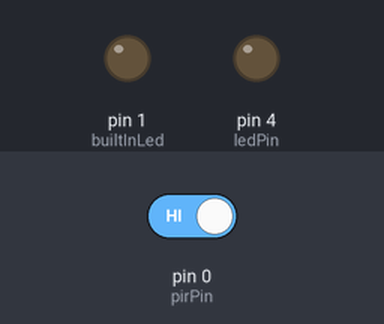
The sketch below on a simulated Arduino Uno, built with avr-gcc and run on an emulated ATmega328P. Parts: output pins drawn as LEDs (lit = HIGH). Inputs (shaded band) come from the test bench; at power-on: pin 0 (pirPin) HIGH.

Above: at 1.5 s.
1.6 s: pin 0 (pirPin) driven LOW
At 2.0 s:
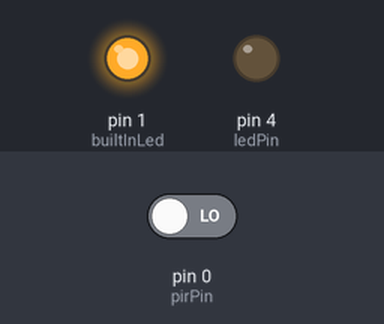
At 3.2 s:
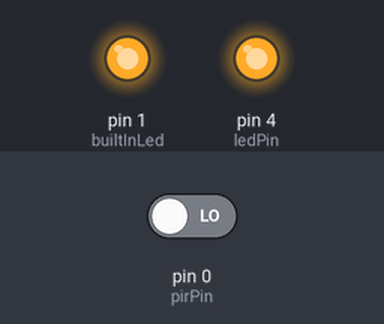
3.6 s: pin 0 (pirPin) driven HIGH
At 6.0 s:
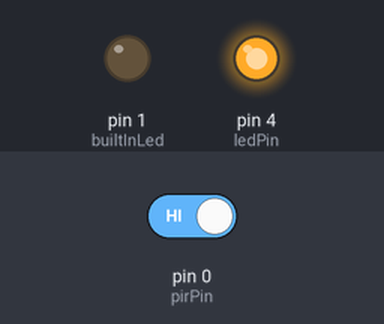
Timing chart, 0 to 7.8 s (numbered marks = the images above; inputs shaded):
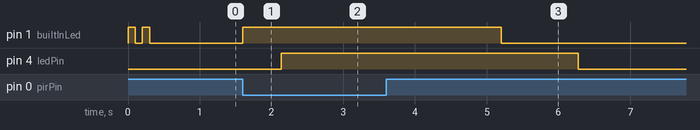

The sketch:

MotionSensor.ino
```cpp
#define FULL_LIGHT_DELAY 2000 // ms

const int pirPin = 0;
const int builtInLed = 1;
const int ledPin = 4;

int pwmValue = 0;
float pwmCounter = 0.0;

void setup(){
 pinMode(pirPin, INPUT);
 pinMode(ledPin, OUTPUT);
 pinMode(builtInLed, OUTPUT);
 digitalWrite(ledPin, LOW);

 digitalWrite(builtInLed, HIGH);
 delay(100);
 digitalWrite(builtInLed, LOW);
 delay(100);
 digitalWrite(builtInLed, HIGH);
 delay(100);
 digitalWrite(builtInLed, LOW);
}


void loop(){

  // Have we seen motion?
  if(movementDetected()){
    digitalWrite(builtInLed, HIGH);

    // Increase PWM value until we're at 255 - Also check
    while(pwmCounter < 1.57){

      // pwmValue += 1;
      pwmValue = sin(pwmCounter) * 255.0;
      pwmCounter += 0.01;

      analogWrite(ledPin, pwmValue);
      delay(10);
    }

    // Once we're at 255, stay on for the FULL_LIGHT_DELAY
    delay(FULL_LIGHT_DELAY);

  }else{
    digitalWrite(builtInLed, LOW);

    // Decrease PWM value until we're at 0
    if(pwmCounter > 0){

      if(pwmCounter < 0) pwmCounter = 0;

      // pwmValue -= 1;
      pwmValue = sin(pwmCounter) * 255.0;
      pwmCounter -= 0.01;

      analogWrite(ledPin, pwmValue);
      delay(10);
    }
  }
}

bool movementDetected(){
    if(digitalRead(pirPin) == LOW){
        return true;
    }
    return false;
}
```

Measured:
- after the input at 1.6 s, pin 1 (builtInLed): LOW → HIGH at once; pin 4 (ledPin): LOW → HIGH after 0.54 s
- after the input at 3.6 s, pin 1 (builtInLed): HIGH → LOW after 1.6 s; pin 4 (ledPin): HIGH → LOW after 2.7 s
